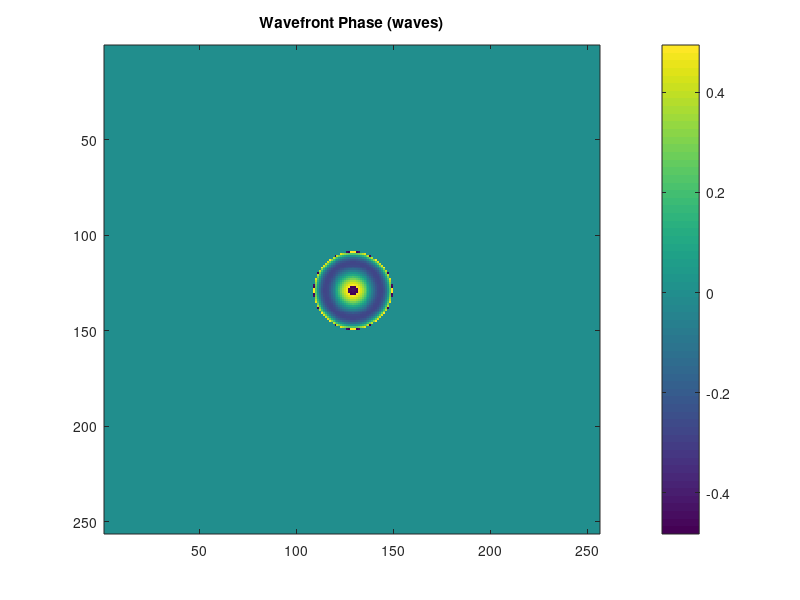
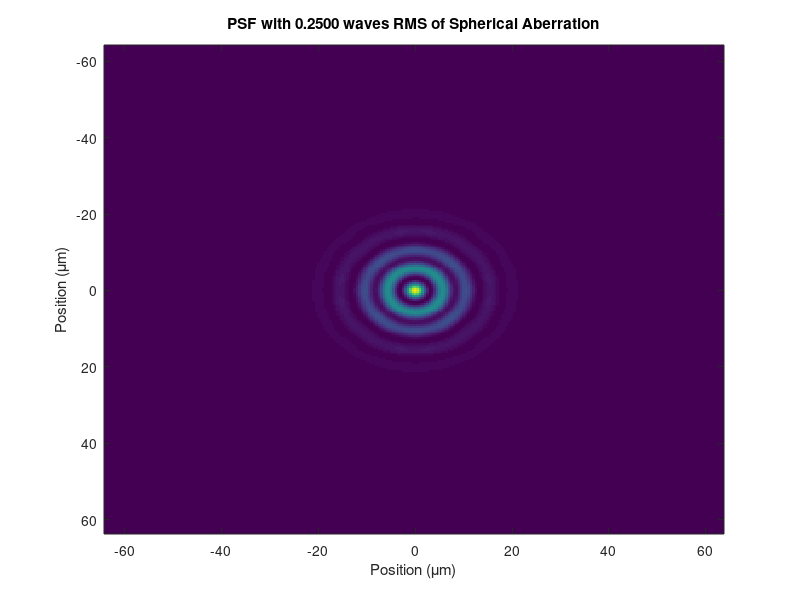

The MATLAB script that drew these images, in order:
% psf = simulate_locus_psf(varargin)

%%Define parameters
close all;
psf_sampling = 0.5e-6;%focal plane sampling in meters
lambda = 0.6328e-6;%wavelength in meters
N = 256;
aperture_diameter = 0.0254;%meters; 1 inch
focal_length = 5*aperture_diameter;%meters
RMS_SA = 0.25;%RMS spherical aberration content in waves
%%Calculate pupil plane sampling
delta_fx = 1/(psf_sampling*N);
x_pupil = (-fix(N/2):fix((N-1)/2)) * delta_fx * lambda * focal_length;
[X_pupil,Y_pupil] = meshgrid(x_pupil);
R_pupil = sqrt(X_pupil.^2 + Y_pupil.^2);
R_norm = R_pupil/(aperture_diameter/2);%Pupil normalized to aperture diameter
assert(max(R_norm(:))>=sqrt(2),'Sampling is not sufficient to reconstruct the entire wavefront.');
%%Create wavefront
W = RMS_SA * sqrt(5) * (6*R_norm.^4 - 6*R_norm.^2 + 1);%Spherical Aberration wavefront
W(R_norm>1) = 0;
E = exp(1i*2*pi*W);%Complex amplitude
E(R_norm>1) = 0;%Impose aperture size
figure;imagesc(angle(E)/(2*pi));colorbar;title('Wavefront Phase (waves)');
%%Create point-spread function
psf = abs(fftshift(fft2(ifftshift(E)))).^2;
psf = psf/sum(psf(:));%Normalize to unity energy
x_psf = (-fix(N/2):fix((N-1)/2)) * psf_sampling;
figure;imagesc(x_psf*1e6,x_psf*1e6,psf);
title(sprintf('PSF with %.4f waves RMS of Spherical Aberration', RMS_SA));
xlabel(sprintf('Position (\\mum)'));
ylabel(sprintf('Position (\\mum)'));